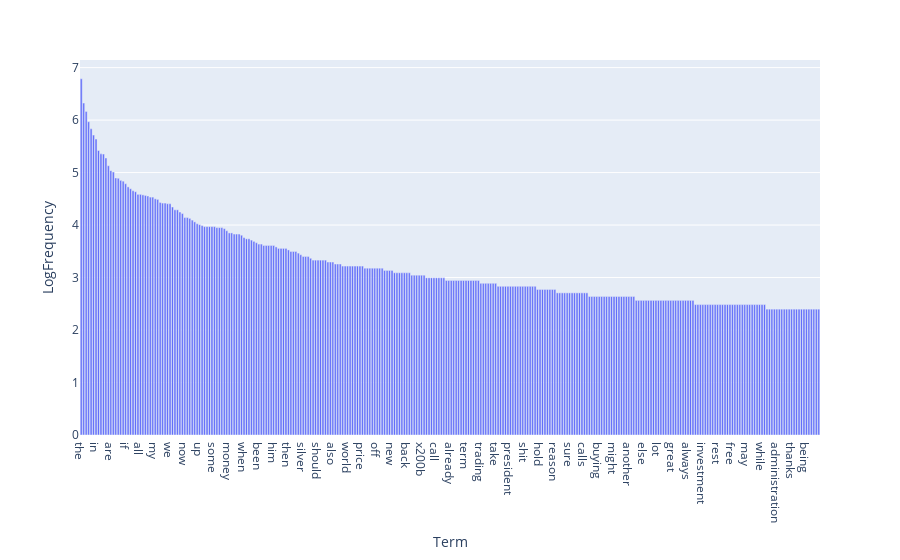

Notebook code cell kept with this figure:
### Markdown cell above
#### Log Transformation
The frequency distribution is heavily skewed. Applying a log transformation helps to visualize the differences between less frequent words more clearly.

### Code cell
# Apply a log transformation to the frequency
# We add 1 to avoid taking the log of zero
term_freq_df_sorted['LogFrequency'] = term_freq_df_sorted['Frequency'].apply(lambda x: math.log(x + 1))

# Plot the log-transformed frequencies of the top 50 terms
fig = px.bar(term_freq_df_sorted.head(300), x="Term", y="LogFrequency")

fig.show()

### Figure 1 — Plotly figure (JSON) as saved in the notebook; plotly's stock layout.template omitted (floating-point values rounded to 4 significant figures; data arrays with more than 128 entries replaced by an {"elided": "..."} marker saying what was removed)
{"data": [{"hovertemplate": "Term=%{x}<br>LogFrequency=%{y}<extra></extra>", "legendgroup": "", "marker": {"color": "#636efa", "pattern": {"shape": ""}}, "name": "", "orientation": "v", "showlegend": false, "textposition": "auto", "type": "bar", "x": {"elided": "300 str values"}, "xaxis": "x", "y": {"elided": "300 float values"}, "yaxis": "y"}], "layout": {"barmode": "relative", "legend": {"tracegroupgap": 0}, "margin": {"t": 60}, "xaxis": {"anchor": "y", "domain": [0, 1], "title": {"text": "Term"}}, "yaxis": {"anchor": "x", "domain": [0, 1], "title": {"text": "LogFrequency"}}}}
